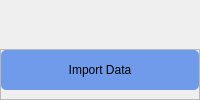
                          <widget class="QWidget" name="page_2">
                           <layout class="QVBoxLayout" name="verticalLayout_38">
                            <property name="spacing">
                             <number>0</number>
                            </property>
                            <property name="leftMargin">
                             <number>0</number>
                            </property>
                            <property name="topMargin">
                             <number>0</number>
                            </property>
                            <property name="rightMargin">
                             <number>0</number>
                            </property>
                            <property name="bottomMargin">
                             <number>0</number>
                            </property>
                            <item>
                             <widget class="QWidget" name="widget_41" native="true">
                              <layout class="QVBoxLayout" name="verticalLayout_39">
                               <property name="spacing">
                                <number>0</number>
                               </property>
                               <property name="leftMargin">
                                <number>0</number>
                               </property>
                               <property name="topMargin">
                                <number>0</number>
                               </property>
                               <property name="rightMargin">
                                <number>0</number>
                               </property>
                               <property name="bottomMargin">
                                <number>0</number>
                               </property>
                              </layout>
                             </widget>
                            </item>
                            <item alignment="Qt::AlignBottom">
                             <widget class="QFrame" name="frame_34">
                              <property name="frameShape">
                               <enum>QFrame::StyledPanel</enum>
                              </property>
                              <property name="frameShadow">
                               <enum>QFrame::Raised</enum>
                              </property>
                              <layout class="QHBoxLayout" name="horizontalLayout_31">
                               <property name="leftMargin">
                                <number>0</number>
                               </property>
                               <property name="topMargin">
                                <number>0</number>
                               </property>
                               <property name="rightMargin">
                                <number>0</number>
                               </property>
                               <item>
                                <widget class="QPushButton" name="pushButton_30">
                                 <property name="minimumSize">
                                  <size>
                                   <width>0</width>
                                   <height>40</height>
                                  </size>
                                 </property>
                                 <property name="styleSheet">
                                  <string notr="true">QPushButton:pressed {
font: 10pt &quot;Alata&quot;;

    background-color: qlineargradient(spread:pad, x1:0, y1:0, x2:0, y2:1,   stop:0 rgba(60, 186, 162, 255), stop:1 rgba(98, 211, 162, 255))
}
QPushButton {
   
	background-color: rgb(111, 155, 234);
     border-radius: 5px;
}

QPushButton:disabled {
    background-color: rgb(170, 170, 127)
}</string>
                                 </property>
                                 <property name="text">
                                  <string>Import Data</string>
                                 </property>
                                </widget>
                               </item>
                              </layout>
                             </widget>
                            </item>
                           </layout>
                          </widget>
